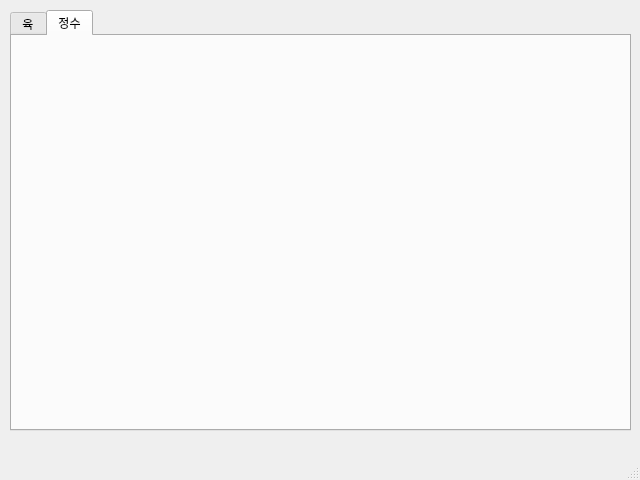
<?xml version="1.0" encoding="UTF-8"?>
<ui version="4.0">
 <class>MainWindow</class>
 <widget class="QMainWindow" name="MainWindow">
  <property name="geometry">
   <rect>
    <x>0</x>
    <y>0</y>
    <width>640</width>
    <height>480</height>
   </rect>
  </property>
  <property name="windowTitle">
   <string>MainWindow</string>
  </property>
  <widget class="QWidget" name="centralwidget">
   <widget class="QTabWidget" name="tabWidget">
    <property name="geometry">
     <rect>
      <x>10</x>
      <y>10</y>
      <width>621</width>
      <height>421</height>
     </rect>
    </property>
    <property name="currentIndex">
     <number>1</number>
    </property>
    <property name="iconSize">
     <size>
      <width>20</width>
      <height>16</height>
     </size>
    </property>
    <widget class="QWidget" name="tab1">
     <attribute name="title">
      <string>육</string>
     </attribute>
    </widget>
    <widget class="QWidget" name="tab_2">
     <attribute name="title">
      <string>정수</string>
     </attribute>
    </widget>
   </widget>
  </widget>
  <widget class="QMenuBar" name="menubar">
   <property name="geometry">
    <rect>
     <x>0</x>
     <y>0</y>
     <width>640</width>
     <height>24</height>
    </rect>
   </property>
  </widget>
  <widget class="QStatusBar" name="statusbar"/>
 </widget>
 <resources/>
 <connections/>
</ui>
